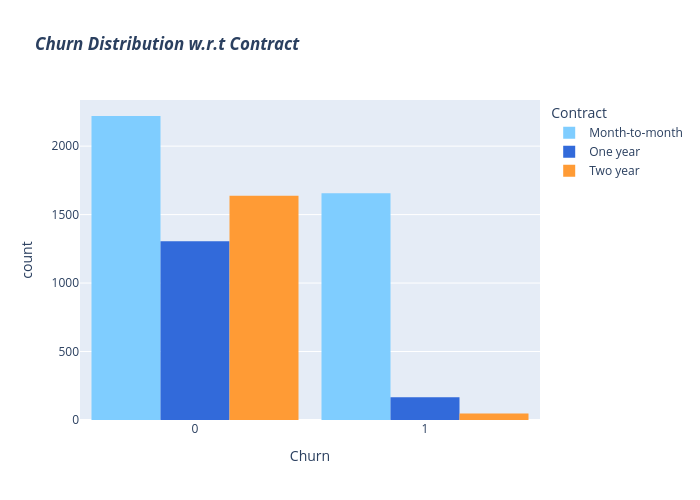

The notebook cell this image was saved under:
### Code cell
color_discrete_map = {"Month-to-month": "#7fcdff", "One year": "#326ada", "Two year": "#ff9b35"}

fig = px.histogram(df, x="Churn", color="Contract", barmode="group", title="<b><i>Churn Distribution w.r.t Contract<i><b>", color_discrete_map = color_discrete_map)
fig.update_layout(width=700, height=500, bargap=0.1)
fig.show()

### Figure 1 — Plotly figure (JSON) as saved in the notebook; plotly's stock layout.template omitted (floating-point values rounded to 4 significant figures; data arrays with more than 128 entries replaced by an {"elided": "..."} marker saying what was removed)
{"data": [{"alignmentgroup": "True", "bingroup": "x", "hovertemplate": "Contract=Month-to-month<br>Churn=%{x}<br>count=%{y}<extra></extra>", "legendgroup": "Month-to-month", "marker": {"color": "#7fcdff", "pattern": {"shape": ""}}, "name": "Month-to-month", "offsetgroup": "Month-to-month", "orientation": "v", "showlegend": true, "type": "histogram", "x": {"elided": "3875 int values"}, "xaxis": "x", "yaxis": "y"}, {"alignmentgroup": "True", "bingroup": "x", "hovertemplate": "Contract=One year<br>Churn=%{x}<br>count=%{y}<extra></extra>", "legendgroup": "One year", "marker": {"color": "#326ada", "pattern": {"shape": ""}}, "name": "One year", "offsetgroup": "One year", "orientation": "v", "showlegend": true, "type": "histogram", "x": {"elided": "1472 int values"}, "xaxis": "x", "yaxis": "y"}, {"alignmentgroup": "True", "bingroup": "x", "hovertemplate": "Contract=Two year<br>Churn=%{x}<br>count=%{y}<extra></extra>", "legendgroup": "Two year", "marker": {"color": "#ff9b35", "pattern": {"shape": ""}}, "name": "Two year", "offsetgroup": "Two year", "orientation": "v", "showlegend": true, "type": "histogram", "x": {"elided": "1685 int values"}, "xaxis": "x", "yaxis": "y"}], "layout": {"bargap": 0.1, "barmode": "group", "height": 500, "legend": {"title": {"text": "Contract"}, "tracegroupgap": 0}, "title": {"text": "<b><i>Churn Distribution w.r.t Contract<i><b>"}, "width": 700, "xaxis": {"anchor": "y", "domain": [0, 1], "title": {"text": "Churn"}}, "yaxis": {"anchor": "x", "domain": [0, 1], "title": {"text": "count"}}}}
